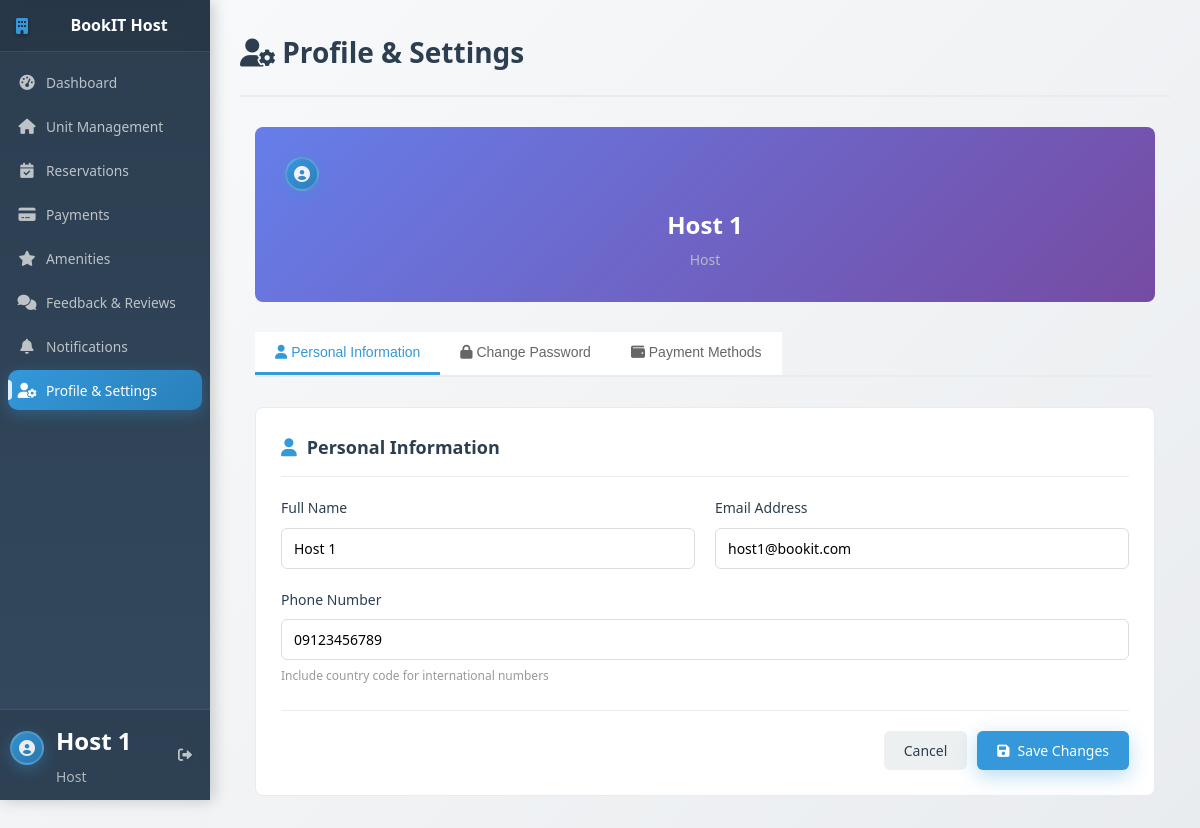
The app's page /host/profile.php (signed in) with its own data.
### tables this page shows
CREATE TABLE IF NOT EXISTS `users` (
  `user_id` int NOT NULL AUTO_INCREMENT,
  `full_name` varchar(100) NOT NULL,
  `email` varchar(100) NOT NULL,
  `password` varchar(255) NOT NULL,
  `phone` varchar(20) DEFAULT NULL,
  `role` enum('admin','host','renter','manager') DEFAULT 'renter',
  `branch_id` int DEFAULT NULL,
  `is_active` tinyint(1) DEFAULT '1',
  `created_at` timestamp NULL DEFAULT CURRENT_TIMESTAMP,
  `last_login` datetime DEFAULT NULL,
  `updated_at` timestamp NULL DEFAULT CURRENT_TIMESTAMP ON UPDATE CURRENT_TIMESTAMP,
  `address` text,
  `profile_picture` varchar(255) DEFAULT NULL,
  `login_method` varchar(20) DEFAULT 'email',
  `reset_token` varchar(255) DEFAULT NULL,
  `token_expiry` datetime DEFAULT NULL,
  `verification_status` enum('none','pending','verified','rejected') DEFAULT 'none',
  PRIMARY KEY (`user_id`),
  UNIQUE KEY `email` (`email`)
);

### config/db.php (called while the page is built, shortened)
<?php
$conn = new mysqli(DB_HOST, DB_USER, DB_PASS, DB_NAME);
if (!function_exists('get_single_result')) {
    function get_single_result($sql, $params = []) {
        global $conn;
        $stmt = $conn->prepare($sql);
        if (!empty($params)) {
            $types = '';
            $bind_params = [];
            foreach ($params as $param) {
                if ($param === null) {
                    $types .= 's';
                    $bind_params[] = null;
                } elseif (is_int($param)) {
                    $types .= 'i';
                    $bind_params[] = $param;
                } elseif (is_float($param)) {
                    $types .= 'd';
                    $bind_params[] = $param;
                } else {
                    $types .= 's';
                    $bind_params[] = (string)$param;
                }
            }
            $bind_refs = [$types];
            foreach ($bind_params as $key => $val) {
                $bind_refs[$key + 1] = &$bind_params[$key];
            }
            if (!call_user_func_array([$stmt, 'bind_param'], $bind_refs)) {
                error_log("Bind param failed: " . $stmt->error);
                $stmt->close();
                return false;
            }
        }
        if (!$stmt->execute()) {
            error_log("Execute failed: " . $stmt->error);
            $stmt->close();
            return false;
        }
        $result = $stmt->get_result();
        $row = null;
        if ($result && $result->num_rows > 0) {
            $row = $result->fetch_assoc();
        }
        return $row;
    }
}
?>

### host/profile.php (the view, shortened to what this page needs)
<?php
include_once '../config/db.php';
$host_id = $_SESSION['user_id'];
$host_data = get_single_result("SELECT * FROM users WHERE user_id = ?", [$host_id]);
?>
<!DOCTYPE html>
<html lang="en">
<head>
    <link rel="stylesheet" href="../assets/css/sidebar.css?v=<?php echo time(); ?>">
    <link rel="stylesheet" href="../assets/css/sidebar-common.css?v=<?php echo time(); ?>">
    <link rel="stylesheet" href="../assets/css/admin/admin-common.css?v=<?php echo time(); ?>">
    <link rel="stylesheet" href="https://cdnjs.cloudflare.com/ajax/libs/font-awesome/6.0.0/css/all.min.css">
</head>
<body>
    <div class="main-container">
        <?php include '../includes/sidebar.php'; ?>
        <div class="content">
            <div class="page-header">
                <h1><i class="fas fa-user-cog"></i> Profile & Settings</h1>
            </div>
            <div class="settings-wrapper">
                <div class="profile-card">
                    <div class="profile-avatar"><i class="fas fa-user-circle"></i></div>
                    <div class="profile-name"><?php echo htmlspecialchars($host_data['full_name']); ?></div>
                    <div class="profile-role"><?php echo ucfirst($host_data['role']); ?></div>
                </div>
                <div class="settings-tabs">
                    <button class="tab-btn active" onclick="switchTab('personal')">
                        <i class="fas fa-user"></i> Personal Information
                    </button>
                    <button class="tab-btn" onclick="switchTab('password')">
                        <i class="fas fa-lock"></i> Change Password
                    </button>
                    <button class="tab-btn" onclick="switchTab('payment')">
                        <i class="fas fa-wallet"></i> Payment Methods
                    </button>
                </div>
                <div id="personal" class="tab-content active">
                    <div class="form-section">
                        <div class="section-title">
                            <i class="fas fa-user"></i> Personal Information
                        </div>
                        <form method="POST">
                            <div class="form-row">
                                <div class="form-group">
                                    <label>Full Name</label>
                                    <input type="text" name="full_name" value="<?php echo htmlspecialchars($host_data['full_name']); ?>" required>
                                </div>
                                <div class="form-group">
                                    <label>Email Address</label>
                                    <input type="email" name="email" value="<?php echo htmlspecialchars($host_data['email']); ?>" required>
                                </div>
                            </div>
                            <div class="form-group">
                                <label>Phone Number</label>
                                <input type="tel" name="phone" value="<?php echo htmlspecialchars($host_data['phone'] ?? ''); ?>">
                                <div class="form-text">Include country code for international numbers</div>
                            </div>
                            <div class="button-group">
                                <button type="button" class="btn btn-secondary" onclick="location.reload()">Cancel</button>
                                <button type="submit" class="btn btn-primary">
                                    <i class="fas fa-save"></i> Save Changes
                                </button>
                            </div>
                        </form>
                    </div>
                </div>
            </div>
        </div>
    </div>
</body>
</html>

### assets/css/sidebar-common.css (style rules this page uses)
:root { --sidebar-width: 230px; }
.profile-avatar { width: 34px; height: 34px; border-radius: 50%; background: linear-gradient(135deg, #3498db 0%, #2980b9 100%); display: flex; align-items: center; justify-content: center; color: white; box-shadow: 0 4px 15px rgba(52, 152, 219, 0.4); border: 2px solid rgba(255,255,255,0.2); }
.profile-avatar i { font-size: 16px; }
.profile-name { font-weight: 600; color: white; font-size: 12px; margin-bottom: 3px; }
.profile-role { color: #bdc3c7; font-size: 10px; text-transform: capitalize; }
.sidebar-profile::after, .sidebar-profile::before, .profile-avatar::after, .profile-avatar::before { display: none !important; }
@media (max-width: 1200px) { :root { --sidebar-width: 210px; } }

### assets/css/admin/admin-common.css (style rules this page uses)
:root { --primary-blue: #3498db; --primary-blue-dark: #2980b9; --primary-green: #2ecc71; --primary-green-dark: #27ae60; --primary-red: #e74c3c; --primary-red-dark: #c0392b; --primary-orange: #f39c12; --primary-orange-dark: #e67e22; --primary-purple: #9b59b6; --primary-purple-dark: #8e44ad; --primary-teal: #1abc9c; --primary-teal-dark: #16a085; --dark-text: #2c3e50; --medium-text: #7f8c8d; --light-text: #bdc3c7; --background-light: #f8f9fa; --background-medium: #e9ecef; --white: #ffffff; --spacing-xs: 8px; --spacing-sm: 12px; --spacing-md: 16px; --spacing-lg: 20px; --spacing-xl: 25px; --spacing-xxl: 30px; --radius-sm: 8px; --radius-md: 12px; --radius-lg: 15px; --radius-xl: 20px; --shadow-sm: 0 2px 8px rgba(0,0,0,0.1); --shadow-md: 0 8px 30px rgba(0,0,0,0.08); --shadow-lg: 0 12px 40px rgba(0,0,0,0.12); --shadow-hover: 0 15px 40px rgba(0,0,0,0.15); }
* { margin: 0; padding: 0; box-sizing: border-box; }
body { font-family: 'Segoe UI', Tahoma, Geneva, Verdana, sans-serif; font-size: 14px; background: linear-gradient(135deg, var(--background-light) 0%, var(--background-medium) 100%); color: var(--dark-text); line-height: 1.6; min-height: 100vh; overflow-x: hidden; }
.content { margin-left: var(--sidebar-width, 280px); padding: 20px; width: calc(100% - var(--sidebar-width, 280px)); max-width: 1200px; margin-right: auto; min-height: 100vh; background: linear-gradient(135deg, #f8f9fa 0%, #e9ecef 100%); transition: all 0.3s ease; }
.btn { padding: 8px 16px; border: none; border-radius: 6px; font-weight: 600; cursor: pointer; transition: all 0.3s ease; text-decoration: none; display: inline-flex; align-items: center; justify-content: center; gap: 8px; font-size: 13px; font-family: inherit; position: relative; overflow: hidden; }
.btn::before { content: ''; position: absolute; top: 50%; left: 50%; width: 0; height: 0; border-radius: 50%; background: rgba(255, 255, 255, 0.3); transform: translate(-50%, -50%); transition: width 0.6s, height 0.6s; }
.btn-primary, .btn-add { background: linear-gradient(135deg, #3498db 0%, #2980b9 100%); color: white; box-shadow: 0 6px 20px rgba(52, 152, 219, 0.35); }

### records on screen
users: full_name "Host 1", role "Host", email "host1@bookit.com", phone "09123456789"

### other values on screen
$_SESSION['fullname'] "Host 1"
$_SESSION['role'] "Host"
